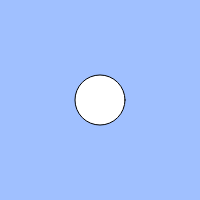
Frame 1 (no input)
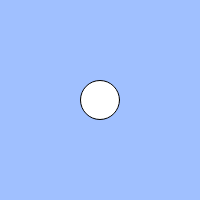
Frame 60 (no input)
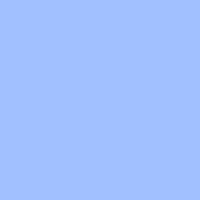
Frame 120 (the mouse pressed at the canvas centre since frame 60)

The p5.js sketch that drew these frames (run headless with seeded random() and noise() and a simulated clock; from frame 60 on, the mouse is pressed at the canvas centre):

// p5.js sketch
// ── sketch.js
// 心臓の鼓動のようなアニメーション
const cycle = 100; // 1周期のフレーム数
let count=0; // 何フレーム目か
let size =50;
function setup(){
  createCanvas(200, 200);
  count = 0;
}

function draw(){
  background(160, 192, 255);

  let speed = 1; // アニメーションの速さ
  // BLANK[2]
  count = (count + speed) % cycle;
if(count<cycle/2) {size+1;}
else{size-=1;}
  // BLANK[1] 1周期の前半は size が大きくなり、後半は小さくなる
  ellipse(width / 2, height / 2, size);
}
